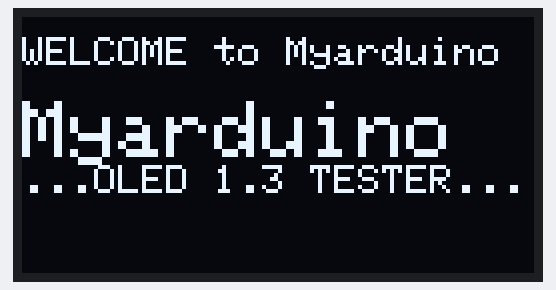
A sketch run on a simulated Arduino Uno, built with avr-gcc and run on an emulated ATmega328P. On the bench: 128×64 one-colour display.

Above: at 0.1 s.

The sketch:

Arduino_OLED128x64_I2C_1.3.ino
```cpp
#include "SPI.h"
#include "Wire.h"
#include "Adafruit_GFX.h"
#include "Adafruit_SH1106.h"

#define OLED_RESET 4
Adafruit_SH1106 display(OLED_RESET);

void setup() {
display.begin(SH1106_SWITCHCAPVCC, 0x3C);
display.clearDisplay();
display.setTextSize(1);
display.setTextColor(WHITE);
display.setCursor(0, 5);

display.println("WELCOME to Myarduino");
display.println();
display.setTextSize(2);
display.println("Myarduino");
display.setTextSize(1);
display.println("...OLED 1.3 TESTER...");
display.display();
delay(5000);
}
void loop() {
}
```
